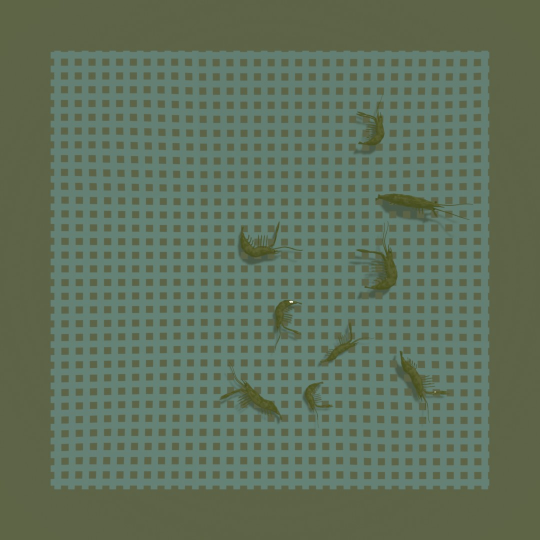
#> input picture data/validate_set/jpeg/shrimp_000.jpg, 1080 x 1080 px, given in place of shrimp_107.jpg, which was not available (shown at 1/2 size)
$ python pic2volume.py
#> lines starting #> are read from the running program, lines starting #| are printed output that depends on the picture
import os
import numpy as np
import pandas as pd
import cv2
import ast

# TODO: Redo Environment

if __name__ == "__main__":
    os.system('cls' if os.name == 'nt' else 'clear')

    SUBJECT = "107"

    jpeg_path = fr"data\shrimp_ds\jpeg\shrimp_{SUBJECT}.jpg"
    csv_path = fr"data\shrimp_ds\csv\shrimp_{SUBJECT}.csv"

    jpeg = cv2.imread(jpeg_path)
#> jpeg is the input picture: shape (1080, 1080, 3); mean B, G, R 92.4, 113, 96.1
    jpeg = cv2.resize(jpeg, dsize=(512, 512))
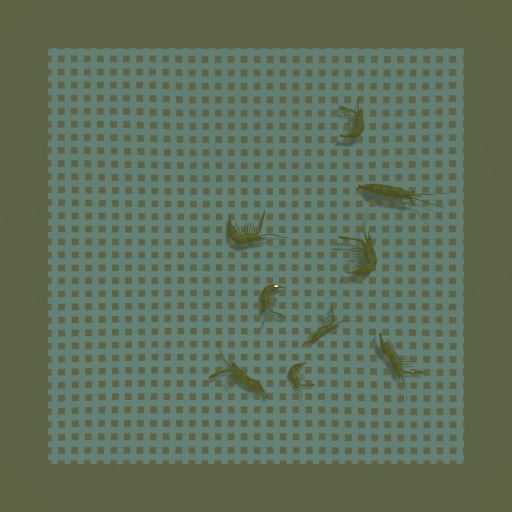
#> jpeg: shape (512, 512, 3); mean B, G, R 92.4, 113, 96.1

#> (the run stopped early here; a loop or call above may not have finished)

$ run again, on data/validate_set/jpeg/shrimp_004.jpg
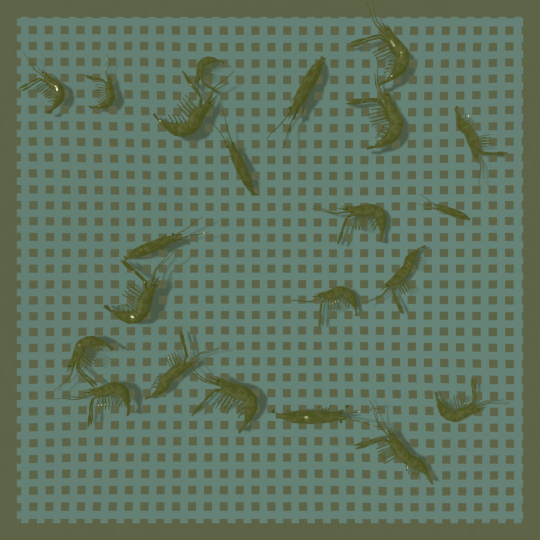
#> input picture data/validate_set/jpeg/shrimp_004.jpg, 1080 x 1080 px, given in place of shrimp_107.jpg, which was not available (shown at 1/2 size)
#> jpeg is the input picture: shape (1080, 1080, 3); mean B, G, R 97.2, 116.3, 96.5
#> `jpeg = cv2.resize(jpeg, dsize=(512, 512))`:
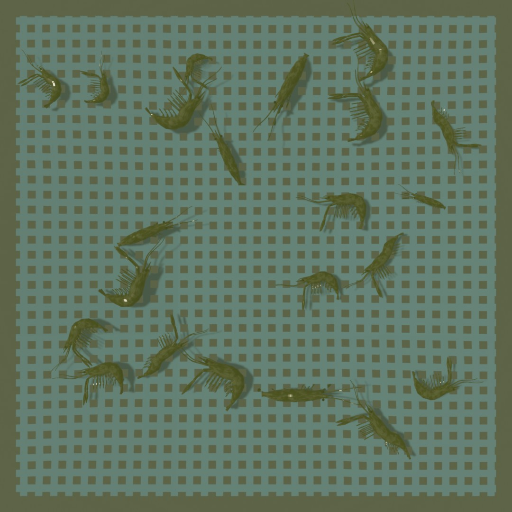
#> jpeg: shape (512, 512, 3); mean B, G, R 97.1, 116.2, 96.4

$ run again, on data/validate_set/jpeg/shrimp_005.jpg
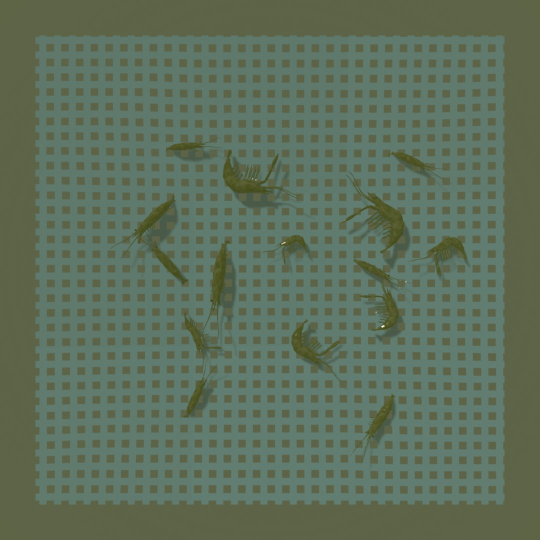
#> input picture data/validate_set/jpeg/shrimp_005.jpg, 1080 x 1080 px, given in place of shrimp_107.jpg, which was not available (shown at 1/2 size)
#> jpeg is the input picture: shape (1080, 1080, 3); mean B, G, R 91.1, 111.2, 94
#> `jpeg = cv2.resize(jpeg, dsize=(512, 512))`:
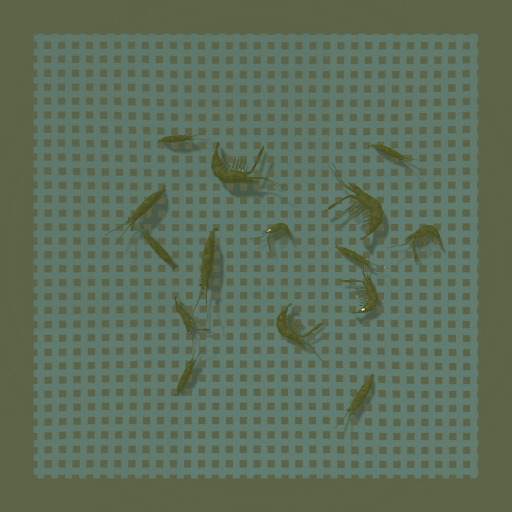
#> jpeg: shape (512, 512, 3); mean B, G, R 91, 111.1, 93.9

$ run again, on data/validate_set/jpeg/shrimp_006.jpg
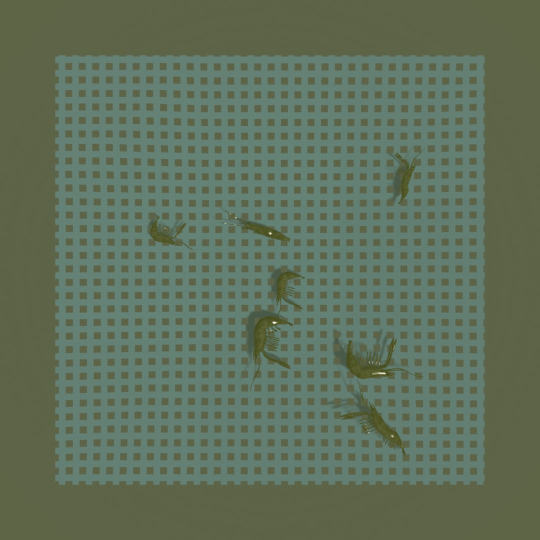
#> input picture data/validate_set/jpeg/shrimp_006.jpg, 1080 x 1080 px, given in place of shrimp_107.jpg, which was not available (shown at 1/2 size)
#> jpeg is the input picture: shape (1080, 1080, 3); mean B, G, R 91.3, 112.2, 95.8
#> `jpeg = cv2.resize(jpeg, dsize=(512, 512))`:
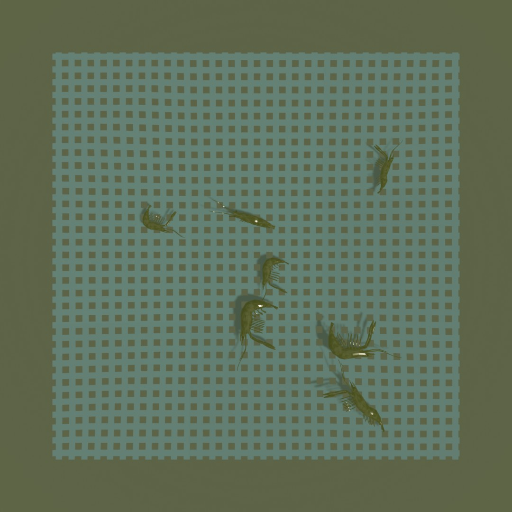
#> jpeg: shape (512, 512, 3); mean B, G, R 91.3, 112.2, 95.8
